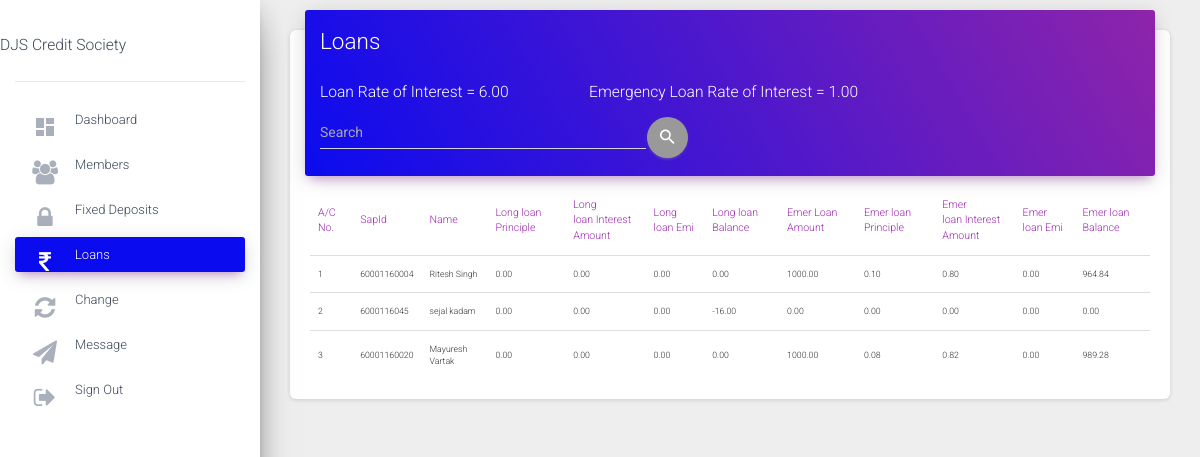
Page /csadmin/loans (signed in) on the earlier database version.
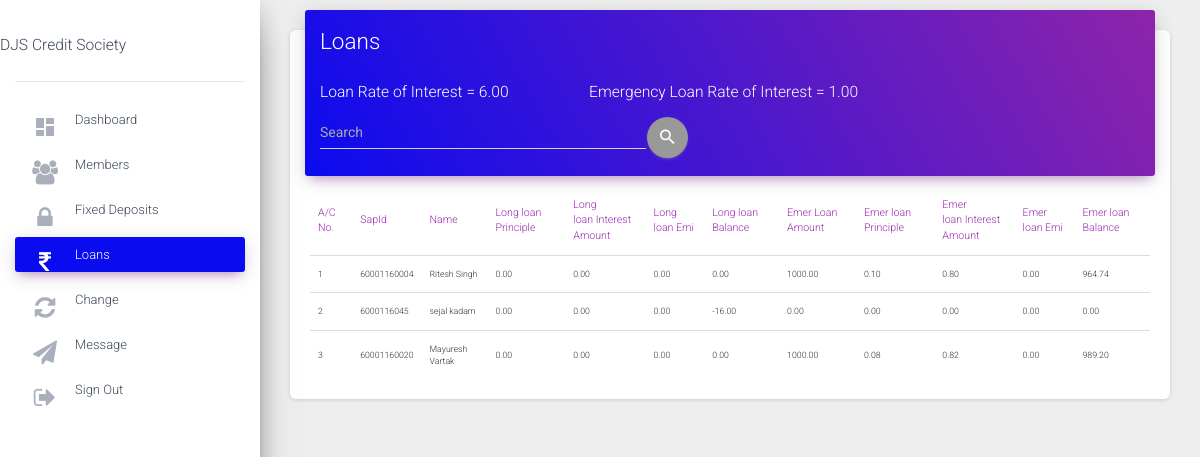
Same page on the later database version.
### status/models.py (models this page shows, shortened)
class Account(models.Model):
    accountnumber=models.IntegerField(null=False,unique=True)
    username=models.ForeignKey(User,on_delete=models.CASCADE,null=True,unique=True)
    name=models.CharField(max_length=50,null=False)
    sapid=models.IntegerField(null=False,unique=True)
    dateofjoining=models.DateField(null=False)
    sharevalue=models.IntegerField(default=0,null=False)
    totalinvestment=models.IntegerField(default=0,null=False)
    shareamount=models.IntegerField(default=0,null=False)
    sharebalance=models.IntegerField(default=0)
    cdamount=models.IntegerField(default=0)
    cdbalance=models.IntegerField(default=0)
    totalamount=models.DecimalField(default=0,max_digits=10,decimal_places=2)
    Noofshares=models.IntegerField(default=0,null=True)
    islongloantaken=models.BooleanField(default=False)
    isloanemertaken=models.BooleanField(default=False)
    longloanamount=models.DecimalField(blank=True,null=True,default=0,max_digits=10,decimal_places=2)
    longloanprinciple=models.DecimalField(blank=True,null=True,default=0,max_digits=10,decimal_places=2)
    longloanperiod=models.IntegerField(blank=True,null=True,default=0)
    longloaninterestamount=models.DecimalField(blank=True,null=True,default=0,max_digits=10,decimal_places=2)
    longloanbalance=models.DecimalField(blank=True,null=True,default=0,max_digits=10,decimal_places=2)
    longloanadditional=models.DecimalField(blank=True,null=True,default=0,max_digits=10,decimal_places=2)
    longloanemi=models.DecimalField(blank=True,null=True,default=0,max_digits=10,decimal_places=2)
    emerloanamount=models.DecimalField(blank=True,null=True,default=0,max_digits=10,decimal_places=2)
    emerloanprinciple=models.DecimalField(blank=True,null=True,default=0,max_digits=10,decimal_places=2)
    emerloanperiod=models.IntegerField(blank=True,null=True,default=0)
    emerloaninterestamount=models.DecimalField(blank=True,null=True,default=0,max_digits=10,decimal_places=2)
    emerloanbalance=models.DecimalField(blank=True,null=True,default=0,max_digits=10,decimal_places=2)
    emerloanemi=models.DecimalField(blank=True,null=True,default=0,max_digits=10,decimal_places=2)
    downpayment=models.DecimalField(blank=True,null=True,default=0,max_digits=10,decimal_places=2)
    displaydownpayment=models.DecimalField(blank=True,null=True,default=0,max_digits=10,decimal_places=2)
    fdcapital=models.IntegerField(default=0,null=True)
    fdmaturitydate=models.DateField(null=True)
    teachingstaff=models.BooleanField(default=False)
    nonteachingstaff=models.BooleanField(default=False)

### csadmin/views.py (the view)
# urls.py: path('loans', views.loansadmin,name="loansadmin"),
@login_required
def loansadmin(request):
    Loansadmin=Account.objects.all()
    Interests=interests.objects.all().last()
    acc_filter = AccountFilter(request.GET, queryset=Loansadmin)
    context={
        'Loansadmin':Loansadmin,
        'Interests':Interests,
        'loan':"active",
        'filter': acc_filter,
    }
    return render (request,'loans_admin.html',context=context)

### csadmin/templates/loans_admin.html (shortened to what this page needs)
{%extends 'base.html'%}
{%block content%}
<main role="main" class="col-md-8 col-lg-12 px-4">
  <div class="content">
    <div class="container-fluid">
      <div class="row">
        <div class="col-md-12">
          <div class="card">
            <div class="card-header card-header-primary">
            <h2 class="card-title ">Loans</h2>
            <table><thead> <th style="width:50%"> <h3> Loan Rate of Interest = {{Interests.longloaninterest}}</h3></th>
            <th><h3>Emergency Loan Rate of Interest = {{Interests.emerloaninterest}}</h3></th>
          </thead>
          </table>
            <form method="get">
              <div class="input-group " style='width:45%'>
              <input type="text" style="color:#fff" class="form-control" autocomplete="off" name="name" placeholder="Search" id="id_name">
              <button type="button" class="btn btn-round btn-just-icon" name="button"><i class="material-icons">search</i></button>
              </div>
            </form>
            </div>
            <div class="card-body">
              <div class="table-responsive">
                <table class="table">
                  <thead class="text-primary">
                      <th>A/C No.</th>
                      <th>SapId</th>
                      <th>Name</th>
                      <th>Long loan Principle</th>
                      <th>Long <br>loan Interest Amount</th>
                      <th>Long loan Emi</th>
                      <th>Long loan Balance</th>
                      <th>Emer Loan Amount</th>
                      <th>Emer loan Principle</th>
                      <th>Emer <br> loan Interest Amount</th>
                      <th>Emer loan Emi</th>
                      <th>Emer loan Balance</th>
                  </thead>
                  <tbody>
                    {%for i in Loansadmin%}
                      {%if i.longloanbalance != 0 or i.emerloanbalance != 0 %}
                    <tr>
                      <td>{{i.accountnumber}}</td>
                      <td>{{i.sapid}}</td>
                      <td>{{i.name}}</td>
                      <td>{{i.longloanprinciple}}</td>
                      <td>{{i.longloaninterestamount}}</td>
                      <td>{{i.longloanemi}}</td>
                      <td>{{i.longloanbalance}}</td>
                      <td>{{i.emerloanamount}}</td>
                      <td>{{i.emerloanprinciple}}</td>
                      <td>{{i.emerloaninterestamount}}</td>
                      <td>{{i.emerloanemi}}</td>
                      <td>{{i.emerloanbalance}}</td>
                    </tr>
                      {%endif%}
                    {%endfor%}
                  </tbody>
                </table>
              </div>
            </div>
          </div>
        </div>
  </div>
</main>
{%endblock%}

Differences in the rows shown:
changed Account "Ritesh Singh": emerloanbalance "964.84" → "964.74"
changed Account "Mayuresh Vartak": emerloanbalance "989.28" → "989.20"
